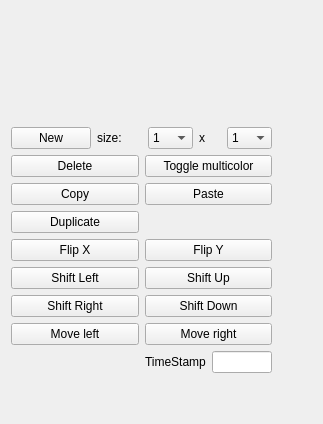
         <widget class="QWidget" name="tabSprites">
          <attribute name="icon">
           <iconset resource="../../resources.qrc">
            <normaloff>:/resources/images/tabs-meta-trans.png</normaloff>:/resources/images/tabs-meta-trans.png</iconset>
          </attribute>
          <attribute name="title">
           <string/>
          </attribute>
          <layout class="QGridLayout" name="gridLayout_4">
           <item row="0" column="0">
            <layout class="QVBoxLayout" name="verticalLayout_3">
             <item>
              <widget class="QLabel" name="lblSpriteInfo">
               <property name="text">
                <string/>
               </property>
              </widget>
             </item>
             <item>
              <layout class="QHBoxLayout" name="horizontalLayout_5">
               <item>
                <widget class="QPushButton" name="lblSprite1">
                 <property name="minimumSize">
                  <size>
                   <width>0</width>
                   <height>90</height>
                  </size>
                 </property>
                 <property name="text">
                  <string/>
                 </property>
                 <property name="flat">
                  <bool>true</bool>
                 </property>
                </widget>
               </item>
               <item>
                <widget class="QPushButton" name="lblSprite2">
                 <property name="minimumSize">
                  <size>
                   <width>0</width>
                   <height>90</height>
                  </size>
                 </property>
                 <property name="text">
                  <string/>
                 </property>
                 <property name="flat">
                  <bool>true</bool>
                 </property>
                </widget>
               </item>
               <item>
                <widget class="QPushButton" name="lblSprite3">
                 <property name="minimumSize">
                  <size>
                   <width>0</width>
                   <height>90</height>
                  </size>
                 </property>
                 <property name="text">
                  <string/>
                 </property>
                 <property name="flat">
                  <bool>true</bool>
                 </property>
                </widget>
               </item>
              </layout>
             </item>
             <item>
              <layout class="QHBoxLayout" name="horizontalLayout_6" stretch="0,2,2,1,2">
               <item>
                <widget class="QPushButton" name="btnNewSprite">
                 <property name="text">
                  <string>New</string>
                 </property>
                </widget>
               </item>
               <item>
                <widget class="QLabel" name="label_4">
                 <property name="text">
                  <string>size:</string>
                 </property>
                </widget>
               </item>
               <item>
                <widget class="QComboBox" name="cmbSpriteX">
                 <item>
                  <property name="text">
                   <string>1</string>
                  </property>
                 </item>
                 <item>
                  <property name="text">
                   <string>2</string>
                  </property>
                 </item>
                 <item>
                  <property name="text">
                   <string>3</string>
                  </property>
                 </item>
                 <item>
                  <property name="text">
                   <string>4</string>
                  </property>
                 </item>
                 <item>
                  <property name="text">
                   <string>5</string>
                  </property>
                 </item>
                 <item>
                  <property name="text">
                   <string>6</string>
                  </property>
                 </item>
                 <item>
                  <property name="text">
                   <string>7</string>
                  </property>
                 </item>
                 <item>
                  <property name="text">
                   <string>8</string>
                  </property>
                 </item>
                 <item>
                  <property name="text">
                   <string>9</string>
                  </property>
                 </item>
                 <item>
                  <property name="text">
                   <string>10</string>
                  </property>
                 </item>
                 <item>
                  <property name="text">
                   <string>11</string>
                  </property>
                 </item>
                 <item>
                  <property name="text">
                   <string>12</string>
                  </property>
                 </item>
                 <item>
                  <property name="text">
                   <string>13</string>
                  </property>
                 </item>
                 <item>
                  <property name="text">
                   <string>14</string>
                  </property>
                 </item>
                 <item>
                  <property name="text">
                   <string>15</string>
                  </property>
                 </item>
                 <item>
                  <property name="text">
                   <string>16</string>
                  </property>
                 </item>
                </widget>
               </item>
               <item>
                <widget class="QLabel" name="label">
                 <property name="text">
                  <string>x</string>
                 </property>
                </widget>
               </item>
               <item>
                <widget class="QComboBox" name="cmbSpriteY">
                 <item>
                  <property name="text">
                   <string>1</string>
                  </property>
                 </item>
                 <item>
                  <property name="text">
                   <string>2</string>
                  </property>
                 </item>
                 <item>
                  <property name="text">
                   <string>3</string>
                  </property>
                 </item>
                 <item>
                  <property name="text">
                   <string>4</string>
                  </property>
                 </item>
                 <item>
                  <property name="text">
                   <string>5</string>
                  </property>
                 </item>
                 <item>
                  <property name="text">
                   <string>6</string>
                  </property>
                 </item>
                 <item>
                  <property name="text">
                   <string>7</string>
                  </property>
                 </item>
                 <item>
                  <property name="text">
                   <string>8</string>
                  </property>
                 </item>
                 <item>
                  <property name="text">
                   <string>9</string>
                  </property>
                 </item>
                 <item>
                  <property name="text">
                   <string>10</string>
                  </property>
                 </item>
                 <item>
                  <property name="text">
                   <string>11</string>
                  </property>
                 </item>
                 <item>
                  <property name="text">
                   <string>12</string>
                  </property>
                 </item>
                 <item>
                  <property name="text">
                   <string>13</string>
                  </property>
                 </item>
                 <item>
                  <property name="text">
                   <string>14</string>
                  </property>
                 </item>
                 <item>
                  <property name="text">
                   <string>15</string>
                  </property>
                 </item>
                 <item>
                  <property name="text">
                   <string>16</string>
                  </property>
                 </item>
                </widget>
               </item>
              </layout>
             </item>
             <item>
              <layout class="QGridLayout" name="gridLayout_10" columnstretch="1,1">
               <item row="1" column="1">
                <widget class="QPushButton" name="btnPasteSprite">
                 <property name="text">
                  <string>Paste</string>
                 </property>
                </widget>
               </item>
               <item row="6" column="1">
                <widget class="QPushButton" name="btnMoveSpriteRight">
                 <property name="text">
                  <string>Move right</string>
                 </property>
                </widget>
               </item>
               <item row="3" column="1">
                <widget class="QPushButton" name="btnFlipYSprite">
                 <property name="text">
                  <string>Flip Y</string>
                 </property>
                </widget>
               </item>
               <item row="0" column="0">
                <widget class="QPushButton" name="btnDeleteSprite">
                 <property name="text">
                  <string>Delete</string>
                 </property>
                </widget>
               </item>
               <item row="9" column="1">
                <spacer name="verticalSpacer_3">
                 <property name="orientation">
                  <enum>Qt::Vertical</enum>
                 </property>
                 <property name="sizeHint" stdset="0">
                  <size>
                   <width>20</width>
                   <height>40</height>
                  </size>
                 </property>
                </spacer>
               </item>
               <item row="0" column="1">
                <widget class="QPushButton" name="btnSpriteMulticolor">
                 <property name="text">
                  <string>Toggle multicolor</string>
                 </property>
                </widget>
               </item>
               <item row="1" column="0">
                <widget class="QPushButton" name="btnCopySprite">
                 <property name="text">
                  <string>Copy</string>
                 </property>
                </widget>
               </item>
               <item row="2" column="0">
                <widget class="QPushButton" name="btnDuplicate">
                 <property name="text">
                  <string>Duplicate</string>
                 </property>
                </widget>
               </item>
               <item row="3" column="0">
                <widget class="QPushButton" name="btnFlipXSprite">
                 <property name="text">
                  <string>Flip X</string>
                 </property>
                </widget>
               </item>
               <item row="6" column="0">
                <widget class="QPushButton" name="btnMoveSpriteLeft">
                 <property name="text">
                  <string>Move left</string>
                 </property>
                </widget>
               </item>
               <item row="4" column="0">
                <widget class="QPushButton" name="btnPanRight">
                 <property name="text">
                  <string>Shift Left</string>
                 </property>
                </widget>
               </item>
               <item row="4" column="1">
                <widget class="QPushButton" name="btnPanDown">
                 <property name="text">
                  <string>Shift Up</string>
                 </property>
                </widget>
               </item>
               <item row="8" column="1">
                <layout class="QHBoxLayout" name="hlTimeStamp">
                 <item>
                  <widget class="QLabel" name="lblTimeStamp">
                   <property name="text">
                    <string>TimeStamp</string>
                   </property>
                  </widget>
                 </item>
                 <item>
                  <widget class="QLineEdit" name="leTimeStamp"/>
                 </item>
                </layout>
               </item>
               <item row="5" column="0">
                <widget class="QPushButton" name="btnPanLeft">
                 <property name="text">
                  <string>Shift Right</string>
                 </property>
                </widget>
               </item>
               <item row="5" column="1">
                <widget class="QPushButton" name="btnPanUp">
                 <property name="text">
                  <string>Shift Down</string>
                 </property>
                </widget>
               </item>
              </layout>
             </item>
            </layout>
           </item>
           <item row="0" column="1">
            <spacer name="horizontalSpacer">
             <property name="orientation">
              <enum>Qt::Horizontal</enum>
             </property>
             <property name="sizeHint" stdset="0">
              <size>
               <width>40</width>
               <height>20</height>
              </size>
             </property>
            </spacer>
           </item>
          </layout>
         </widget>
